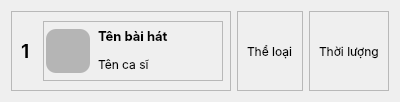
          <widget class="QWidget" name="cardframe" native="true">
           <property name="sizePolicy">
            <sizepolicy hsizetype="Preferred" vsizetype="Fixed">
             <horstretch>0</horstretch>
             <verstretch>0</verstretch>
            </sizepolicy>
           </property>
           <property name="maximumSize">
            <size>
             <width>1440</width>
             <height>100</height>
            </size>
           </property>
           <property name="font">
            <font>
             <family>Inter</family>
            </font>
           </property>
           <layout class="QHBoxLayout" name="horizontalLayout_18">
            <item>
             <widget class="QFrame" name="frame_2">
              <property name="minimumSize">
               <size>
                <width>220</width>
                <height>80</height>
               </size>
              </property>
              <property name="maximumSize">
               <size>
                <width>220</width>
                <height>80</height>
               </size>
              </property>
              <property name="frameShape">
               <enum>QFrame::StyledPanel</enum>
              </property>
              <property name="frameShadow">
               <enum>QFrame::Raised</enum>
              </property>
              <layout class="QHBoxLayout" name="horizontalLayout_8">
               <item>
                <widget class="QLabel" name="label_2">
                 <property name="minimumSize">
                  <size>
                   <width>16</width>
                   <height>16</height>
                  </size>
                 </property>
                 <property name="maximumSize">
                  <size>
                   <width>16</width>
                   <height>16</height>
                  </size>
                 </property>
                 <property name="font">
                  <font>
                   <family>Inter</family>
                   <pointsize>14</pointsize>
                   <weight>75</weight>
                   <bold>true</bold>
                  </font>
                 </property>
                 <property name="text">
                  <string>1</string>
                 </property>
                </widget>
               </item>
               <item>
                <widget class="QFrame" name="frame">
                 <property name="minimumSize">
                  <size>
                   <width>180</width>
                   <height>60</height>
                  </size>
                 </property>
                 <property name="maximumSize">
                  <size>
                   <width>180</width>
                   <height>60</height>
                  </size>
                 </property>
                 <property name="frameShape">
                  <enum>QFrame::StyledPanel</enum>
                 </property>
                 <property name="frameShadow">
                  <enum>QFrame::Raised</enum>
                 </property>
                 <layout class="QHBoxLayout" name="horizontalLayout_6">
                  <property name="leftMargin">
                   <number>0</number>
                  </property>
                  <property name="topMargin">
                   <number>0</number>
                  </property>
                  <property name="rightMargin">
                   <number>0</number>
                  </property>
                  <property name="bottomMargin">
                   <number>0</number>
                  </property>
                  <item>
                   <widget class="QLabel" name="label_3">
                    <property name="maximumSize">
                     <size>
                      <width>44</width>
                      <height>44</height>
                     </size>
                    </property>
                    <property name="styleSheet">
                     <string notr="true">background-color:rgb(181, 181, 181);
border-radius: 10px;</string>
                    </property>
                    <property name="text">
                     <string/>
                    </property>
                    <property name="pixmap">
                     <pixmap>resources.qrc/music-player.svg</pixmap>
                    </property>
                    <property name="scaledContents">
                     <bool>true</bool>
                    </property>
                   </widget>
                  </item>
                  <item>
                   <layout class="QVBoxLayout" name="verticalLayout">
                    <property name="spacing">
                     <number>4</number>
                    </property>
                    <item>
                     <widget class="QLabel" name="label_4">
                      <property name="minimumSize">
                       <size>
                        <width>120</width>
                        <height>20</height>
                       </size>
                      </property>
                      <property name="maximumSize">
                       <size>
                        <width>120</width>
                        <height>20</height>
                       </size>
                      </property>
                      <property name="font">
                       <font>
                        <family>Inter</family>
                        <pointsize>10</pointsize>
                        <weight>75</weight>
                        <bold>true</bold>
                       </font>
                      </property>
                      <property name="text">
                       <string>Tên bài hát</string>
                      </property>
                     </widget>
                    </item>
                    <item>
                     <widget class="QLabel" name="label_5">
                      <property name="minimumSize">
                       <size>
                        <width>120</width>
                        <height>20</height>
                       </size>
                      </property>
                      <property name="maximumSize">
                       <size>
                        <width>120</width>
                        <height>20</height>
                       </size>
                      </property>
                      <property name="font">
                       <font>
                        <family>Inter</family>
                       </font>
                      </property>
                      <property name="text">
                       <string>Tên ca sĩ</string>
                      </property>
                     </widget>
                    </item>
                   </layout>
                  </item>
                 </layout>
                </widget>
               </item>
              </layout>
             </widget>
            </item>
            <item>
             <widget class="QFrame" name="frame_3">
              <property name="frameShape">
               <enum>QFrame::StyledPanel</enum>
              </property>
              <property name="frameShadow">
               <enum>QFrame::Raised</enum>
              </property>
              <layout class="QHBoxLayout" name="horizontalLayout_16">
               <item alignment="Qt::AlignHCenter">
                <widget class="QLabel" name="label_6">
                 <property name="text">
                  <string>Thể loại</string>
                 </property>
                </widget>
               </item>
              </layout>
             </widget>
            </item>
            <item>
             <widget class="QFrame" name="frame_4">
              <property name="frameShape">
               <enum>QFrame::StyledPanel</enum>
              </property>
              <property name="frameShadow">
               <enum>QFrame::Raised</enum>
              </property>
              <layout class="QHBoxLayout" name="horizontalLayout_17">
               <item alignment="Qt::AlignHCenter">
                <widget class="QLabel" name="label_7">
                 <property name="text">
                  <string>Thời lượng</string>
                 </property>
                </widget>
               </item>
              </layout>
             </widget>
            </item>
           </layout>
          </widget>
